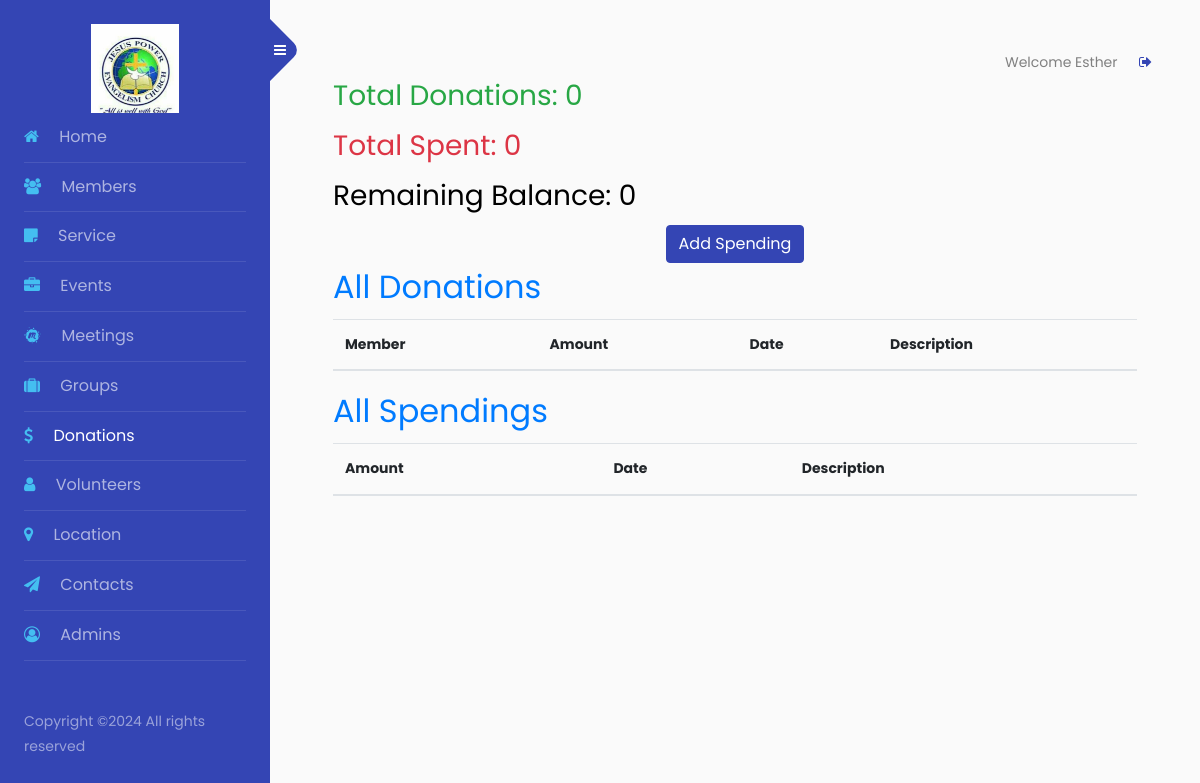
The app's page /donations/admin_view_donations/ (signed in), older data.
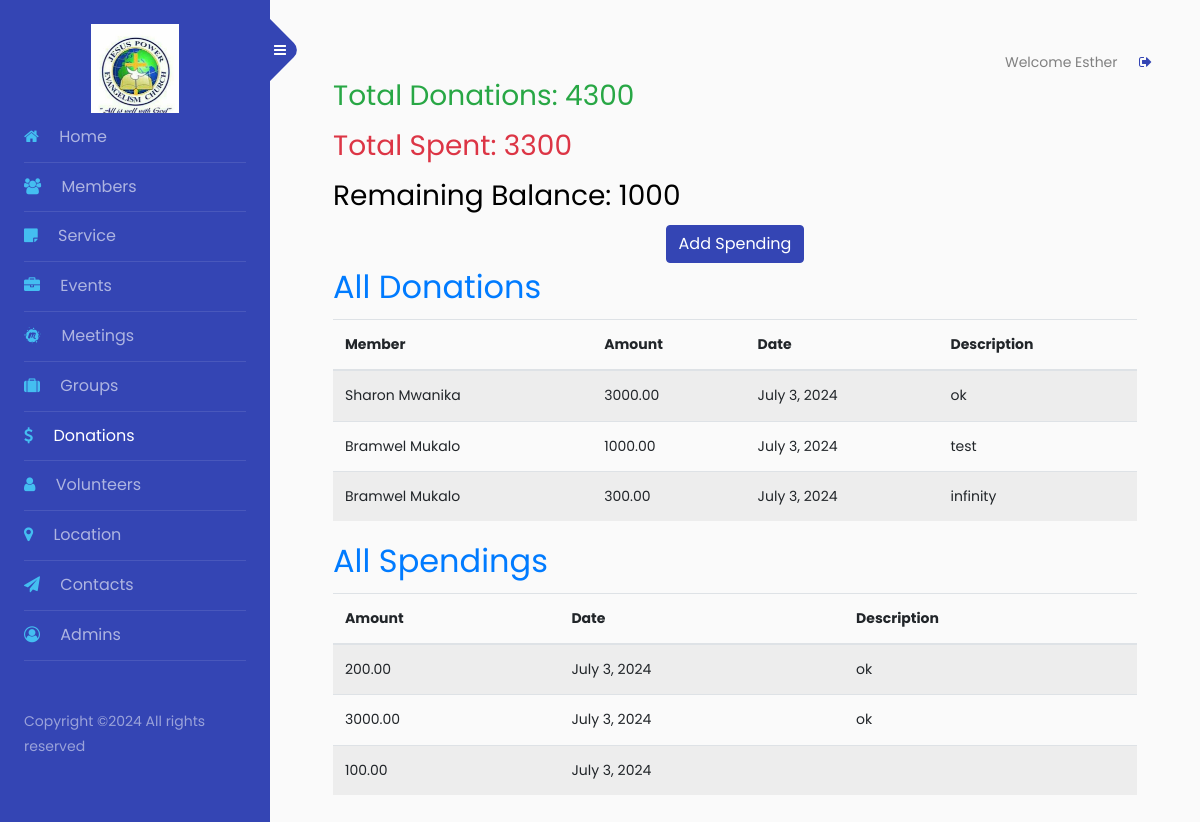
The same page, newer data.
### donations/models.py (models this page shows, shortened)
class Donation(models.Model):
    member = models.ForeignKey(Member, on_delete=models.CASCADE,default=None, null=False)
    amount = models.DecimalField(max_digits=10, decimal_places=2)
    date = models.DateField(auto_now_add=True)
    description = models.TextField(blank=True)

class Spending(models.Model):
    amount = models.DecimalField(max_digits=10, decimal_places=2)
    date = models.DateField(auto_now_add=True)
    description = models.TextField(blank=True)

### members/models.py (models this page shows, shortened)
class Member(models.Model):
    user = models.OneToOneField(User, on_delete=models.CASCADE, default=None)
    first_name = models.CharField(max_length=30)
    last_name = models.CharField(max_length=30)
    email = models.EmailField(unique=True)
    password = models.CharField(max_length=20, default=None)
    phone_number = models.CharField(max_length=15, blank=True)
    address = models.TextField(blank=True)
    date_joined = models.DateField(auto_now_add=True)
    def __str__(self):
        return f"{self.first_name} {self.last_name}"

### donations/views.py (the view)
# urls.py: path('admin_view_donations/', admin_view_donations, name='admin_view_donations'),
@login_required
def admin_view_donations(request):
    if not request.user.is_staff:
        return redirect('home')
    donations = Donation.objects.all()
    spendings = Spending.objects.all()
    total_donations = donations.aggregate(Sum('amount'))['amount__sum'] or 0
    total_spent = spendings.aggregate(Sum('amount'))['amount__sum'] or 0
    remaining_balance = total_donations - total_spent
    return render(request, 'donations/admin_view_donations.html', {
        'donations': donations,
        'spendings': spendings,
        'total_donations': total_donations,
        'total_spent': total_spent,
        'remaining_balance': remaining_balance
    })

### donations/templates/donations/admin_view_donations.html
{% extends 'admin-sidebar.html' %}
{% block content %}
    <div class="container">
        <h3 class="text-success">Total Donations: {{ total_donations }}</h3>
        <h3 class="text-danger">Total Spent: {{ total_spent }}</h3>
        <h3>Remaining Balance: {{ remaining_balance }}</h3>
         <center><a href="{% url 'add_spending' %}" class="btn btn-primary">Add Spending</a></center>
        <h2 class="text-primary">All Donations</h2>
        <table class="table table-striped">
            <thead>
                <tr>
                    <th>Member</th>
                    <th>Amount</th>
                    <th>Date</th>
                    <th>Description</th>
                </tr>
            </thead>
            <tbody>
                {% for donation in donations %}
                <tr>
                    <td>{{ donation.member }}</td>
                    <td>{{ donation.amount }}</td>
                    <td>{{ donation.date }}</td>
                    <td>{{ donation.description }}</td>
                </tr>
                {% endfor %}
            </tbody>
        </table>
        <h2 class="text-primary">All Spendings</h2>
        <table class="table table-striped">
            <thead>
                <tr>
                    <th>Amount</th>
                    <th>Date</th>
                    <th>Description</th>
                </tr>
            </thead>
            <tbody>
                {% for spending in spendings %}
                <tr>
                    <td>{{ spending.amount }}</td>
                    <td>{{ spending.date }}</td>
                    <td>{{ spending.description }}</td>
                </tr>
                {% endfor %}
            </tbody>
        </table>
    </div>
{% endblock %}

Row changes from the older to the newer data that the page shows:
added Donation: member "Sharon Mwanika", amount "3000.00", date "July 3, 2024", description "ok"
added Donation: member "Bramwel Mukalo", amount "1000.00", date "July 3, 2024", description "test"
added Donation: member "Bramwel Mukalo", amount "300.00", date "July 3, 2024", description "infinity"
added Spending: amount "200.00", date "July 3, 2024", description "ok"
added Spending: amount "3000.00", date "July 3, 2024", description "ok"
added Spending: amount "100.00", date "July 3, 2024"
Text that changed along with them:
{{ total_donations }}: "0" → "4300"
{{ total_spent }}: "0" → "3300"
{{ remaining_balance }}: "0" → "1000"
